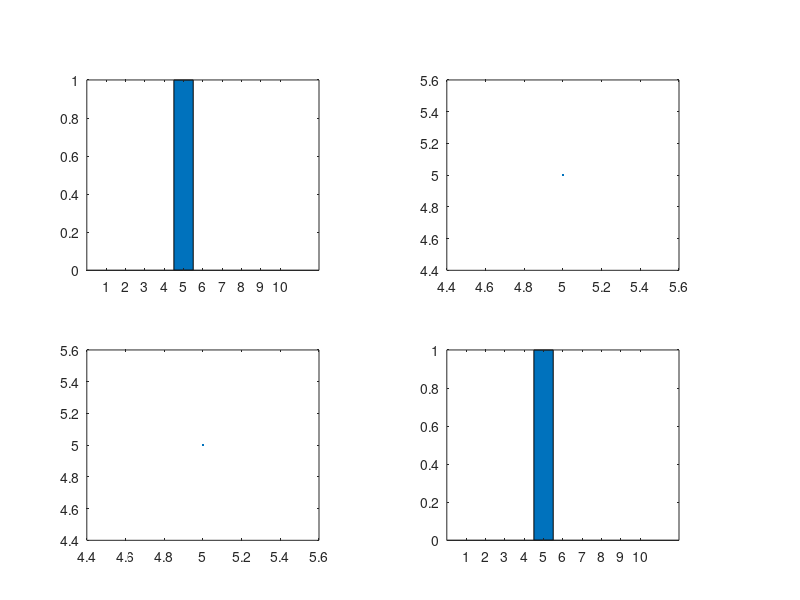

The MATLAB source for this figure:
function [A]=RungeKutta_Orden2;
  fprintf('\n');
  fprintf('METODO DE RUNGE KUTTA DE 2DO ORDEN - METODO MODIFICADO DE EULER \n');
  funcion=input('Ingrese la funcion despejada, F(x,y): ','s');
  x=input('Ingrese el valor inicial x: ');
  y=input('Ingrese el valor inicial F(x) = y: ');

  a=input('Ingrese el inicio del intervalo: ');
  b=input('Ingrese el final del intervalo: ');
  h=input('Ingrese el tamaño de paso: ');
  f=inline(funcion);

  
#Creando matriz para almacenar datos:
  B(1,1)=x;
  B(2,1)=y;
  
#INICIO DEL BUCLE:
for i=1:((b-a)/h);
  k1=h*(f(x,y));
  k2=h*(f(x+h,y+k1));

  y=y+((1/2)*(k1+k2));
  x=a+(i*h);
  
  B(1,i+1)=x;
  B(2,i+1)=y;

endfor
A(:,1)=B(1,:);
A(:,2)=B(2,:);
plotmatrix (A)
endfunction
